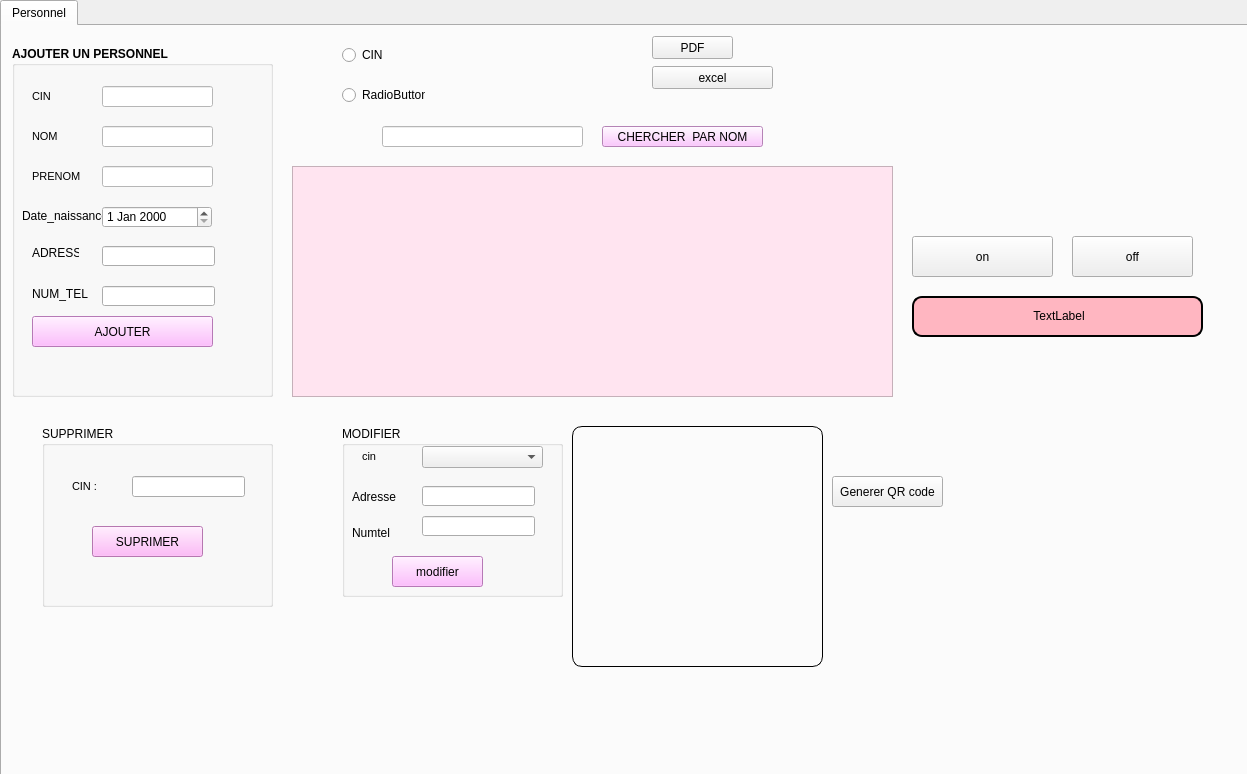
<?xml version="1.0" encoding="UTF-8"?>
<ui version="4.0">
 <class>Form</class>
 <widget class="QWidget" name="Form">
  <property name="geometry">
   <rect>
    <x>0</x>
    <y>0</y>
    <width>1247</width>
    <height>774</height>
   </rect>
  </property>
  <property name="windowTitle">
   <string>Form</string>
  </property>
  <widget class="QTabWidget" name="tabWidget">
   <property name="geometry">
    <rect>
     <x>0</x>
     <y>0</y>
     <width>1251</width>
     <height>841</height>
    </rect>
   </property>
   <property name="currentIndex">
    <number>0</number>
   </property>
   <widget class="QWidget" name="tab_5">
    <attribute name="title">
     <string>Personnel</string>
    </attribute>
    <widget class="QGroupBox" name="groupBox_27">
     <property name="geometry">
      <rect>
       <x>10</x>
       <y>20</y>
       <width>261</width>
       <height>351</height>
      </rect>
     </property>
     <property name="font">
      <font>
       <weight>75</weight>
       <bold>true</bold>
      </font>
     </property>
     <property name="styleSheet">
      <string notr="true">#groupeBox

{
        content: &quot;&quot;;
        position: fixed;
        height: 100%; width: 100%;
        background: url(images/legumes.jpeg);
        background-size: cover;
        z-index: -1; /* Keep the background behind the content */     
        -webkit-filter: blur(8px);
    -webkit-background-size: cover; /* pour Chrome et Safari */
    -moz-background-size: cover; /* pour Firefox */
    -o-background-size: cover; /* pour Opera */
    background-size: cover;
}</string>
     </property>
     <property name="title">
      <string>AJOUTER UN PERSONNEL</string>
     </property>
     <widget class="QLabel" name="cin_3">
      <property name="geometry">
       <rect>
        <x>20</x>
        <y>40</y>
        <width>61</width>
        <height>21</height>
       </rect>
      </property>
      <property name="font">
       <font>
        <family>Yu Gothic UI</family>
        <pointsize>8</pointsize>
        <weight>50</weight>
        <italic>false</italic>
        <bold>false</bold>
       </font>
      </property>
      <property name="text">
       <string>CIN</string>
      </property>
     </widget>
     <widget class="QLineEdit" name="cin">
      <property name="geometry">
       <rect>
        <x>90</x>
        <y>40</y>
        <width>111</width>
        <height>21</height>
       </rect>
      </property>
      <property name="styleSheet">
       <string notr="true">background-color: rgb(255, 255, 255);</string>
      </property>
     </widget>
     <widget class="QLabel" name="label_65">
      <property name="geometry">
       <rect>
        <x>20</x>
        <y>80</y>
        <width>61</width>
        <height>21</height>
       </rect>
      </property>
      <property name="font">
       <font>
        <family>Yu Gothic UI</family>
        <pointsize>8</pointsize>
        <weight>50</weight>
        <italic>false</italic>
        <bold>false</bold>
       </font>
      </property>
      <property name="text">
       <string>NOM</string>
      </property>
     </widget>
     <widget class="QLineEdit" name="nom">
      <property name="geometry">
       <rect>
        <x>90</x>
        <y>80</y>
        <width>111</width>
        <height>21</height>
       </rect>
      </property>
      <property name="styleSheet">
       <string notr="true">background-color: rgb(255, 255, 255);</string>
      </property>
     </widget>
     <widget class="QLabel" name="label_67">
      <property name="geometry">
       <rect>
        <x>20</x>
        <y>120</y>
        <width>51</width>
        <height>21</height>
       </rect>
      </property>
      <property name="font">
       <font>
        <family>Yu Gothic UI</family>
        <pointsize>8</pointsize>
        <weight>50</weight>
        <italic>false</italic>
        <bold>false</bold>
       </font>
      </property>
      <property name="text">
       <string>PRENOM</string>
      </property>
     </widget>
     <widget class="QLineEdit" name="prenom">
      <property name="geometry">
       <rect>
        <x>90</x>
        <y>120</y>
        <width>111</width>
        <height>21</height>
       </rect>
      </property>
      <property name="styleSheet">
       <string notr="true">background-color: rgb(255, 255, 255);</string>
      </property>
     </widget>
     <widget class="QPushButton" name="add">
      <property name="geometry">
       <rect>
        <x>20</x>
        <y>270</y>
        <width>181</width>
        <height>31</height>
       </rect>
      </property>
      <property name="styleSheet">
       <string notr="true">background-color: rgb(255, 170, 255);</string>
      </property>
      <property name="text">
       <string>AJOUTER</string>
      </property>
     </widget>
     <widget class="QLineEdit" name="numtel">
      <property name="geometry">
       <rect>
        <x>90</x>
        <y>240</y>
        <width>113</width>
        <height>20</height>
       </rect>
      </property>
     </widget>
     <widget class="QLabel" name="cin_2">
      <property name="geometry">
       <rect>
        <x>20</x>
        <y>200</y>
        <width>47</width>
        <height>14</height>
       </rect>
      </property>
      <property name="text">
       <string>ADRESSE</string>
      </property>
     </widget>
     <widget class="QLabel" name="label_4">
      <property name="geometry">
       <rect>
        <x>10</x>
        <y>160</y>
        <width>81</width>
        <height>20</height>
       </rect>
      </property>
      <property name="text">
       <string>Date_naissance</string>
      </property>
     </widget>
     <widget class="QLabel" name="label_6">
      <property name="geometry">
       <rect>
        <x>20</x>
        <y>240</y>
        <width>61</width>
        <height>16</height>
       </rect>
      </property>
      <property name="text">
       <string>NUM_TEL</string>
      </property>
     </widget>
     <widget class="QLineEdit" name="adresse">
      <property name="geometry">
       <rect>
        <x>90</x>
        <y>200</y>
        <width>113</width>
        <height>20</height>
       </rect>
      </property>
     </widget>
     <widget class="QDateEdit" name="date_naissance">
      <property name="geometry">
       <rect>
        <x>90</x>
        <y>160</y>
        <width>110</width>
        <height>22</height>
       </rect>
      </property>
     </widget>
    </widget>
    <widget class="QTreeView" name="tabperso">
     <property name="geometry">
      <rect>
       <x>290</x>
       <y>140</y>
       <width>601</width>
       <height>231</height>
      </rect>
     </property>
     <property name="styleSheet">
      <string notr="true">background-color: rgb(255, 228, 240);</string>
     </property>
    </widget>
    <widget class="QLineEdit" name="lineEdit_idch_2">
     <property name="geometry">
      <rect>
       <x>380</x>
       <y>100</y>
       <width>201</width>
       <height>21</height>
      </rect>
     </property>
     <property name="styleSheet">
      <string notr="true">background-color: rgb(255, 255, 255);</string>
     </property>
    </widget>
    <widget class="QPushButton" name="pushButton_4">
     <property name="geometry">
      <rect>
       <x>600</x>
       <y>100</y>
       <width>161</width>
       <height>21</height>
      </rect>
     </property>
     <property name="styleSheet">
      <string notr="true">background-color: rgb(253, 184, 255);
</string>
     </property>
     <property name="text">
      <string>CHERCHER  PAR NOM</string>
     </property>
    </widget>
    <widget class="QPushButton" name="QRcodecom">
     <property name="geometry">
      <rect>
       <x>830</x>
       <y>450</y>
       <width>111</width>
       <height>31</height>
      </rect>
     </property>
     <property name="text">
      <string>Generer QR code</string>
     </property>
    </widget>
    <widget class="QLabel" name="qrcodecommande">
     <property name="enabled">
      <bool>true</bool>
     </property>
     <property name="geometry">
      <rect>
       <x>220</x>
       <y>580</y>
       <width>200</width>
       <height>200</height>
      </rect>
     </property>
     <property name="sizePolicy">
      <sizepolicy hsizetype="Fixed" vsizetype="Fixed">
       <horstretch>0</horstretch>
       <verstretch>0</verstretch>
      </sizepolicy>
     </property>
     <property name="minimumSize">
      <size>
       <width>200</width>
       <height>200</height>
      </size>
     </property>
     <property name="maximumSize">
      <size>
       <width>200</width>
       <height>200</height>
      </size>
     </property>
     <property name="text">
      <string/>
     </property>
    </widget>
    <widget class="QLabel" name="qrlabel">
     <property name="geometry">
      <rect>
       <x>570</x>
       <y>400</y>
       <width>251</width>
       <height>241</height>
      </rect>
     </property>
     <property name="styleSheet">
      <string notr="true">QLabel
{
 border-width: 1px;
border-style: solid;
border-color: black;
  border-radius: 10px;
padding:0 5;
}</string>
     </property>
     <property name="text">
      <string/>
     </property>
    </widget>
    <widget class="QGroupBox" name="groupBox">
     <property name="geometry">
      <rect>
       <x>40</x>
       <y>400</y>
       <width>231</width>
       <height>181</height>
      </rect>
     </property>
     <property name="styleSheet">
      <string notr="true">#groupeBox

{
        content: &quot;&quot;;
        position: fixed;
        height: 100%; width: 100%;
        background: url(images/legumes.jpeg);
        background-size: cover;
        z-index: -1; /* Keep the background behind the content */     
        -webkit-filter: blur(8px);
    -webkit-background-size: cover; /* pour Chrome et Safari */
    -moz-background-size: cover; /* pour Firefox */
    -o-background-size: cover; /* pour Opera */
    background-size: cover;
}</string>
     </property>
     <property name="title">
      <string>SUPPRIMER</string>
     </property>
     <widget class="QPushButton" name="supp">
      <property name="geometry">
       <rect>
        <x>50</x>
        <y>100</y>
        <width>111</width>
        <height>31</height>
       </rect>
      </property>
      <property name="styleSheet">
       <string notr="true">background-color: rgb(255, 170, 255);
background-color: rgb(255, 166, 247);</string>
      </property>
      <property name="text">
       <string>SUPRIMER</string>
      </property>
     </widget>
     <widget class="QLineEdit" name="cinmod_3">
      <property name="geometry">
       <rect>
        <x>90</x>
        <y>50</y>
        <width>113</width>
        <height>21</height>
       </rect>
      </property>
     </widget>
     <widget class="QLabel" name="label_90">
      <property name="geometry">
       <rect>
        <x>30</x>
        <y>50</y>
        <width>61</width>
        <height>21</height>
       </rect>
      </property>
      <property name="font">
       <font>
        <family>Yu Gothic UI</family>
        <pointsize>8</pointsize>
        <weight>50</weight>
        <italic>false</italic>
        <bold>false</bold>
       </font>
      </property>
      <property name="text">
       <string>CIN :</string>
      </property>
     </widget>
    </widget>
    <widget class="QGroupBox" name="groupBox_2">
     <property name="geometry">
      <rect>
       <x>340</x>
       <y>400</y>
       <width>221</width>
       <height>171</height>
      </rect>
     </property>
     <property name="styleSheet">
      <string notr="true">#groupeBox

{
        content: &quot;&quot;;
        position: fixed;
        height: 100%; width: 100%;
        background: url(images/legumes.jpeg);
        background-size: cover;
        z-index: -1; /* Keep the background behind the content */     
        -webkit-filter: blur(8px);
    -webkit-background-size: cover; /* pour Chrome et Safari */
    -moz-background-size: cover; /* pour Firefox */
    -o-background-size: cover; /* pour Opera */
    background-size: cover;
}</string>
     </property>
     <property name="title">
      <string>MODIFIER</string>
     </property>
     <widget class="QPushButton" name="mod_3">
      <property name="geometry">
       <rect>
        <x>50</x>
        <y>130</y>
        <width>91</width>
        <height>31</height>
       </rect>
      </property>
      <property name="styleSheet">
       <string notr="true">background-color: rgb(255, 85, 127);
background-color: rgb(255, 170, 255);</string>
      </property>
      <property name="text">
       <string>modifier</string>
      </property>
     </widget>
     <widget class="QLineEdit" name="lineEdit">
      <property name="geometry">
       <rect>
        <x>80</x>
        <y>90</y>
        <width>113</width>
        <height>20</height>
       </rect>
      </property>
     </widget>
     <widget class="QLineEdit" name="lineEdit_2">
      <property name="geometry">
       <rect>
        <x>80</x>
        <y>60</y>
        <width>113</width>
        <height>20</height>
       </rect>
      </property>
     </widget>
     <widget class="QComboBox" name="comboBox">
      <property name="geometry">
       <rect>
        <x>80</x>
        <y>20</y>
        <width>121</width>
        <height>22</height>
       </rect>
      </property>
     </widget>
     <widget class="QLabel" name="label_7">
      <property name="geometry">
       <rect>
        <x>10</x>
        <y>100</y>
        <width>47</width>
        <height>14</height>
       </rect>
      </property>
      <property name="text">
       <string>Numtel</string>
      </property>
     </widget>
     <widget class="QLabel" name="label">
      <property name="geometry">
       <rect>
        <x>10</x>
        <y>60</y>
        <width>51</width>
        <height>21</height>
       </rect>
      </property>
      <property name="text">
       <string>Adresse</string>
      </property>
     </widget>
     <widget class="QLabel" name="cin_4">
      <property name="geometry">
       <rect>
        <x>20</x>
        <y>20</y>
        <width>61</width>
        <height>21</height>
       </rect>
      </property>
      <property name="font">
       <font>
        <family>Yu Gothic UI</family>
        <pointsize>8</pointsize>
        <weight>50</weight>
        <italic>false</italic>
        <bold>false</bold>
       </font>
      </property>
      <property name="text">
       <string>cin</string>
      </property>
     </widget>
    </widget>
    <widget class="QPushButton" name="exel">
     <property name="geometry">
      <rect>
       <x>650</x>
       <y>40</y>
       <width>121</width>
       <height>23</height>
      </rect>
     </property>
     <property name="text">
      <string>excel</string>
     </property>
    </widget>
    <widget class="QPushButton" name="pdf">
     <property name="geometry">
      <rect>
       <x>650</x>
       <y>10</y>
       <width>81</width>
       <height>23</height>
      </rect>
     </property>
     <property name="text">
      <string>PDF</string>
     </property>
    </widget>
    <widget class="QRadioButton" name="CIN">
     <property name="geometry">
      <rect>
       <x>340</x>
       <y>20</y>
       <width>83</width>
       <height>18</height>
      </rect>
     </property>
     <property name="text">
      <string>CIN</string>
     </property>
    </widget>
    <widget class="QRadioButton" name="radioButton_2">
     <property name="geometry">
      <rect>
       <x>340</x>
       <y>60</y>
       <width>83</width>
       <height>18</height>
      </rect>
     </property>
     <property name="text">
      <string>RadioButton</string>
     </property>
    </widget>
    <widget class="QLabel" name="label_2">
     <property name="geometry">
      <rect>
       <x>910</x>
       <y>270</y>
       <width>291</width>
       <height>41</height>
      </rect>
     </property>
     <property name="styleSheet">
      <string notr="true">border: 2px solid black;
border-radius: 10px;
padding: 0 8px;
background:#FFB6C1	;
font: bold, &quot;Comic Sans MS&quot;;</string>
     </property>
     <property name="text">
      <string>&lt;html&gt;&lt;head/&gt;&lt;body&gt;&lt;p align=&quot;center&quot;&gt;TextLabel&lt;/p&gt;&lt;/body&gt;&lt;/html&gt;</string>
     </property>
    </widget>
    <widget class="QPushButton" name="pushButton">
     <property name="geometry">
      <rect>
       <x>910</x>
       <y>210</y>
       <width>141</width>
       <height>41</height>
      </rect>
     </property>
     <property name="text">
      <string>on</string>
     </property>
    </widget>
    <widget class="QPushButton" name="pushButton_2">
     <property name="geometry">
      <rect>
       <x>1070</x>
       <y>210</y>
       <width>121</width>
       <height>41</height>
      </rect>
     </property>
     <property name="text">
      <string>off</string>
     </property>
    </widget>
   </widget>
  </widget>
 </widget>
 <resources/>
 <connections/>
</ui>
